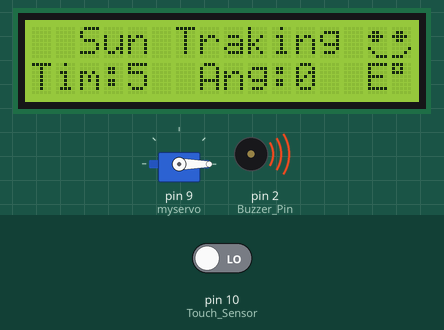
Bench run of a sketch on a simulated Arduino Uno, built with avr-gcc and run on an emulated ATmega328P. Shown: servo, 16×2 character LCD, buzzer (waves = sounding, pin HIGH). The test bench sets the inputs (shaded band); at power-on: pin 10 (Touch_Sensor) LOW.

Above: at 1.2 s.
At 8.7 s:
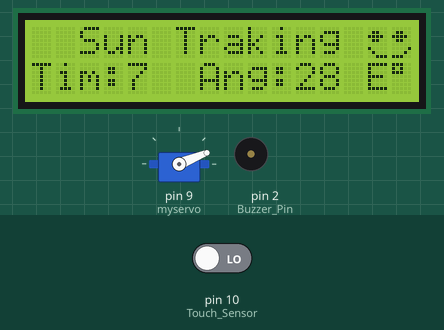
At 19.3 s:
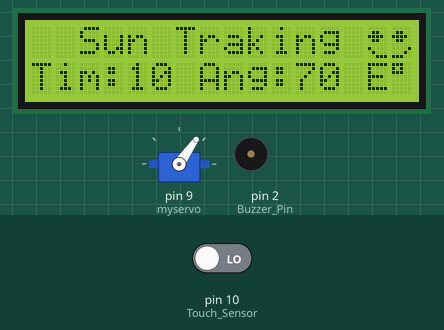
At 36.9 s:
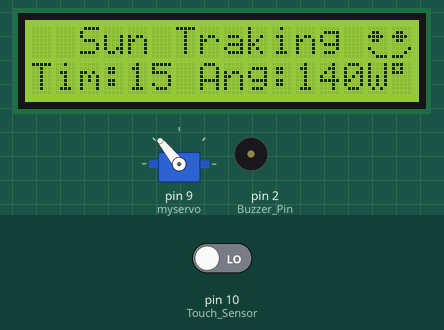
Timing chart, 0 to 40.0 s (numbered marks = the images above):
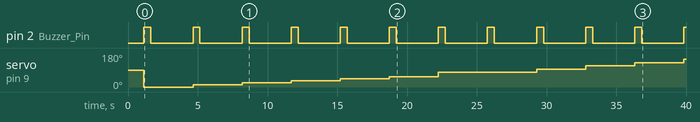

Measured:
- by itself, pin 2 (Buzzer_Pin): alternates HIGH for 0.50 s and LOW for 3.0 s
- by itself, servo on pin 9 (myservo): 90° → 0° at 1.1 s, → 11° 3.5 s later, → 22° 3.5 s later, → 33° 3.5 s later, … (11 changes in this stretch)
- what the display in image 0 shows lasts 3.6 s, from 1.1 s to 4.7 s

The sketch:

sun_tracking.ino
```cpp
// This is Sun Tracking Project use Time based system

// Hardware Library file
#include <Servo.h>
#include <LiquidCrystal_I2C.h>

// Hardware Objects declaraction
Servo myservo;
LiquidCrystal_I2C lcd(0x27,16,2);

// Variables
int oneMinuteMillisecond = 50; // One minute value of milliseconds
int solarTimeStart = 5;        // Solar Panel Starting Time

// Custom char creation
byte deg[] = {
  B11100,
  B10100,
  B11100,
  B00000,
  B00000,
  B00000,
  B00000,
  B00000
};

byte sunf[] = {
  B00000,
  B01100,
  B11110,
  B01100,
  B00000,
  B10000,
  B01000,
  B00111
};

byte suns[] = {
  B00000,
  B01100,
  B11110,
  B01100,
  B00000,
  B00001,
  B00010,
  B11100
};

byte slf[] = {
  B00000,
  B00110,
  B00110,
  B00110,
  B00000,
  B00000,
  B11111,
  B00000
};

byte sls[] = {
  B00000,
  B01100,
  B01100,
  B01100,
  B00000,
  B00000,
  B11111,
  B00000
};

void setup()
{
  myservo.attach(9);   // Servo motor Pin declaration
  lcd.init();
  lcd.backlight();

  pinMode(11, INPUT);  // Touch Sensor (up)
  pinMode(10, INPUT);  // Touch Sensor (ok)
  pinMode(2, OUTPUT);  // Buzzer Pin

  // custom char object creation
  lcd.createChar(0, deg);
  lcd.createChar(1, sunf);
  lcd.createChar(2, suns);
  lcd.createChar(3, slf);
  lcd.createChar(4, sls);
}


void loop()
{
  // Reset Time
  lcd.clear();
  solarTimeStart = 5;
  delay(1000);

  // Time change Entry condition
  if (digitalRead(10) == HIGH && digitalRead(11) == HIGH){

    lcd.setCursor(0,0);
    lcd.print("  Sun Traking   ");
    lcd.setCursor(14,0);
    lcd.write(1);
    lcd.setCursor(15,0);
    lcd.write(2);
    lcd.setCursor(0,1);
    lcd.print(" Time Reseting  ");
    delay(5000);

    // Time change loop
    while (true) {
      lcd.setCursor(0,0);
      lcd.print("Enter Time : ");
      lcd.setCursor(12,0);
      lcd.print(solarTimeStart);
      lcd.setCursor(0,1);
      lcd.print("Time-up set-ok ");

      // Time Increment Condition
      if (digitalRead(11) == HIGH) {
        solarTimeStart += 1;
      }

      // Time Update condition
      if (digitalRead(10) == HIGH) {
        break;
      }
      delay(500);
    }
    lcd.setCursor(0,0);
    lcd.print("  Time Update   ");
    lcd.setCursor(0,1);
    lcd.print("  Successfully  ");
    delay(2000);
  }

  lcd.clear();
  lcd.setCursor(0,0);
  lcd.print("  Sun Traking   ");
  lcd.setCursor(14,0);
  lcd.write(1);
  lcd.setCursor(15,0);
  lcd.write(2);

  // Solar Panel Control loop
  while((4 < solarTimeStart) && (solarTimeStart < 19)){
    lcd.setCursor(0,1);
    lcd.print("Tim:");
    lcd.setCursor(4,1);
    lcd.print(solarTimeStart);

    lcd.setCursor(7,1);
    lcd.print("Ang:");

    // Solar Panel Angle Changing conditions....
    if((4 < solarTimeStart) && (solarTimeStart < 12)){
      if(solarTimeStart == 5){
        myservo.write(0);
        lcd.setCursor(11,1);
        lcd.print(0);
      }
      else if(solarTimeStart == 6){
        myservo.write(11);
        lcd.setCursor(11,1);
        lcd.print(14);
      }
      else if(solarTimeStart == 7){
        myservo.write(22);
        lcd.setCursor(11,1);
        lcd.print(28);
      }
      else if(solarTimeStart == 8){
        myservo.write(33);
        lcd.setCursor(11,1);
        lcd.print(42);
      }
      else if(solarTimeStart == 9){
        myservo.write(44);
        lcd.setCursor(11,1);
        lcd.print(56);
      }
      else if(solarTimeStart == 10){
        myservo.write(55);
        lcd.setCursor(11,1);
        lcd.print(70);
      }
      else{
        myservo.write(78);   // 11
        lcd.setCursor(11,1);
        lcd.print(66);
      }
    }
    else {
      if(solarTimeStart == 12){
        myservo.write(78);      // center
        lcd.setCursor(11,1);
        lcd.print(98);
      }
      else if(solarTimeStart == 13){
        myservo.write(95);
        lcd.setCursor(11,1);
        lcd.print(112);
      }
      else if(solarTimeStart == 14){
        myservo.write(112);
        lcd.setCursor(11,1);
        lcd.print(126);
      }
      else if(solarTimeStart == 15){
        myservo.write(129);
        lcd.setCursor(11,1);
        lcd.print(140);
      }
      else if(solarTimeStart == 16){
        myservo.write(146);
        lcd.setCursor(11,1);
        lcd.print(154);
      }
      else if(solarTimeStart == 17){
        myservo.write(163);
        lcd.setCursor(11,1);
        lcd.print(168);
      }
      else {
        myservo.write(180);
        lcd.setCursor(11,1);
        lcd.print(182);
      }
    }

    // Solar Panel Angle show Condition
    if((4 < solarTimeStart)&&(solarTimeStart < 12)){
      lcd.setCursor(14,1);
      lcd.print("E");
      lcd.setCursor(15,1);
      lcd.write(0);
    }
    else{
      lcd.setCursor(14,1);
      lcd.print("W");
      lcd.setCursor(15,1);
      lcd.write(0);
    }

    // Buzzer sound creation
    digitalWrite(2, HIGH);
    delay(500);
    digitalWrite(2, LOW);

    // Time increment loop (1 Hour)
    for(int m = 0 ; m < 60 ; m++){
      delay(oneMinuteMillisecond);
    }

    // Time variable
    solarTimeStart++;
  }

  lcd.clear();
  lcd.setCursor(0,0);
  lcd.print("  Sun Traking   ");
  lcd.setCursor(14,0);
  lcd.write(3);
  lcd.setCursor(15,0);
  lcd.write(4);
  lcd.setCursor(0,1);
  lcd.print("  Go to sleep  ");

  // Night to Midnight loop
  for(solarTimeStart ; solarTimeStart <= 24 ; solarTimeStart++){
    delay(oneMinuteMillisecond);
  }

  // Moring loop
  for(solarTimeStart = 1 ; solarTimeStart <  5; solarTimeStart++){
    delay(oneMinuteMillisecond);
  }

  delay(500);

}
```
